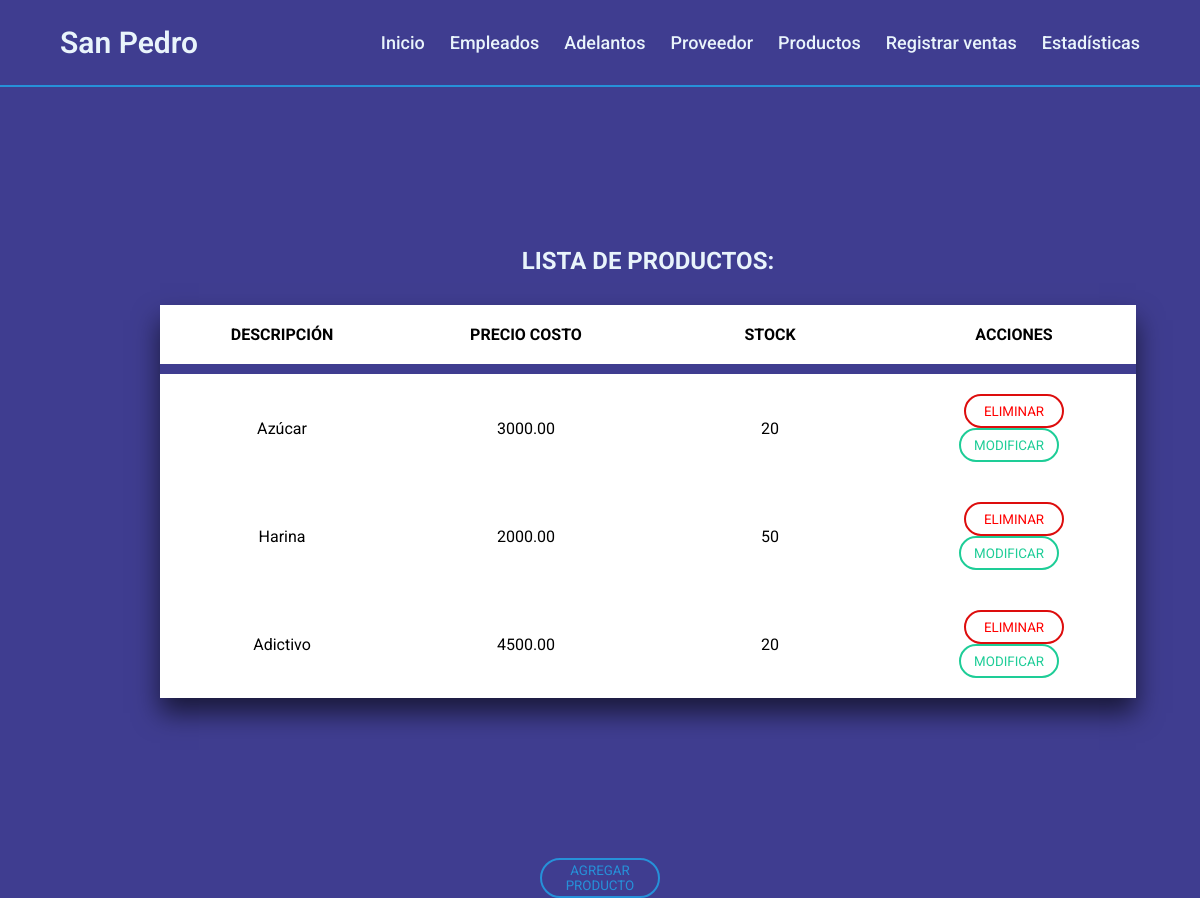
Screenshot of /controllers/ListaProductos.php (signed in) with the database file from the repository.
### tables this page shows
CREATE TABLE `productos` (
  `codigo_producto` int(10) UNSIGNED NOT NULL,
  `descripcion` varchar(100) NOT NULL,
  `precio_costo` decimal(10,2) UNSIGNED NOT NULL,
  `nombre_prove` varchar(30) NOT NULL,
  `stock` int(11) NOT NULL
);

### fw/view.php (called while the page is built)
<?php
abstract class view {
	public function render (){
		include '../html/' . get_class($this) . '.php';
	}
}

### controllers/ListaProductos.php (called while the page is built, shortened)
<?php
require '../views/productos.php';
$p = new Produ();
$pr = new Prove();
if (count($_POST) > 0) {
    if (!isset($_POST['nombre'])) die('Escribir el nombre');
    if (!isset($_POST['desc'])) die('Escribir descripcion');
    if (!isset($_POST['precio'])) die('Escribir el precio');
    $p->NuevoProducto($_POST['desc'], $_POST['precio'], $_POST['nombre'], $_POST['stock']);
    header('location: ../controllers/ListaProductos.php');
} else {
    $v = new productos();
    $v->productos = $p->getTodosProdu();
    $v->prove = $pr->GetProve();
}
$v->render();

### fw/Database.php (called while the page is built, shortened)
<?php
class Database
{
    private $cn;
    private $res;
    private static $instance = false;
    public static function getInstance()
    {
        if (!self::$instance) self::$instance = new Database();
        return self::$instance;
    }
    private function connect()
    {
        $this->cn = mysqli_connect("localhost", "root", "", "san pedro");
        $this->cn->set_charset('utf8');
    }
    public function query($q)
    {
        $this->res = mysqli_query($this->cn, $q);
    }
    public function fetch()
    {
        return mysqli_fetch_assoc($this->res);
    }
    public function fetchAll()
    {
        $aux = array();
        while ($fila = $this->fetch()) $aux[] = $fila;
        return $aux;
    }
}

### fw/model.php (called while the page is built, shortened)
<?php
abstract class model {
	public function __construct(){
		$this->db = Database::getInstance();
	}
}

### models/Produ.php (called while the page is built, shortened)
<?php
	Class Produ extends model {
		public function getTodosProdu(){
		$this->db->query("SELECT *
							FROM productos");
		return $this->db->fetchAll();
		}
	}

### html/productos.php (the view, shortened to what this page needs)
<!DOCTYPE html>
<html lang="en">
<head>
    <?php
    require '../html/Partials/Head.php';
    ?>
</head>
<body>
    <?php
    require '../html/Partials/Navbar.php';
    ?>
    <div class="Divcontainer" id="Divcontainer">
        <h2>LISTA DE PRODUCTOS:</h2>
        <table>
            <tr>
                <th>DESCRIPCIÓN</th>
                <th>PRECIO COSTO</th>
                <th>STOCK</th>
                <th>ACCIONES</th>
            </tr>
            <?php foreach ($this->productos as $p) { ?>
                <tr>
                    <td><?= htmlentities($p['descripcion']) ?></td>
                    <td><?= htmlentities($p['precio_costo']) ?></td>
                    <td><?= htmlentities($p['stock']) ?></td>
                    <td>
                        <button class="btn-eliminar"><a href='../controllers/Eliminar-Producto.php?id=<?= htmlentities($p['codigo_producto']) ?> '>ELIMINAR </a></button>
                        <a href="#modificacion-producto"><button onclick="mostrarModificarProducto()" class="btn-modificar"> MODIFICAR </button></a>
                    </td>
                <?php } ?>
                </tr>
        </table>
    </div>
    <a href="#new-empleado"><button class="btn-newEmpleado" id="btn-newEmpleado" onclick="mostrarAgregarEmpleado()">AGREGAR PRODUCTO</button></a>
</body>
</html>

### html/css/style.css (style rules this page uses)
:root { --first-color: #3f3d90; --second-color: #2691d9; --third-color: #e9f4fb; --btn-modificar: #1ecd97; --btn-eliminar: #dd0d0d; }
* { margin: 0; padding: 0; box-sizing: border-box; font-family: "Roboto", sans-serif; }
body { background: var(--first-color); }
.Divcontainer { margin: 9rem; padding: 1rem; width: 84%; text-align: center; }
.Divcontainer h2 { color: var(--third-color); text-align: center; padding-bottom: 30px; }
table { table-layout: fixed; width: 100%; border-collapse: collapse; background-color: white; box-shadow: 0 15px 25px rgb(0 0 0 / 60%); }
th { border-bottom: 10px solid var(--first-color); }
th, td { padding: 20px; }
a { color: red; }
.btn-modificar { outline: none; height: 34px; text-align: center; width: 100px; border-radius: 40px; background: #fff; border: 2px solid var(--btn-modificar); color: var(--btn-modificar); text-shadow: 0; cursor: pointer; transition: all 0.25s ease; margin-right: 10px; }
.btn-eliminar { outline: none; height: 34px; text-align: center; width: 100px; border-radius: 40px; background: #fff; border: 2px solid var(--btn-eliminar); color: var(--btn-eliminar); text-shadow: 0; cursor: pointer; transition: all 0.25s ease; }
.btn-newEmpleado { display: block; margin-left: 50%; transform: translateX(-50%); outline: none; height: 40px; text-align: center; width: 10%; border-radius: 40px; background: var(--first-color); border: 2px solid var(--second-color); color: var(--second-color); text-shadow: 0; cursor: pointer; transition: all 0.25s ease; margin-right: 10px; }
a { text-decoration: none; }

### html/css/media.css (style rules this page uses)
:root { --first-color: #3f3d90; --second-color: #2691d9; --third-color: #e9f4fb; }

### rows the page displays
productos: descripcion "Azúcar", precio_costo "3000.00", stock "20"
productos: descripcion "Harina", precio_costo "2000.00", stock "50"
productos: descripcion "Adictivo", precio_costo "4500.00", stock "20"
